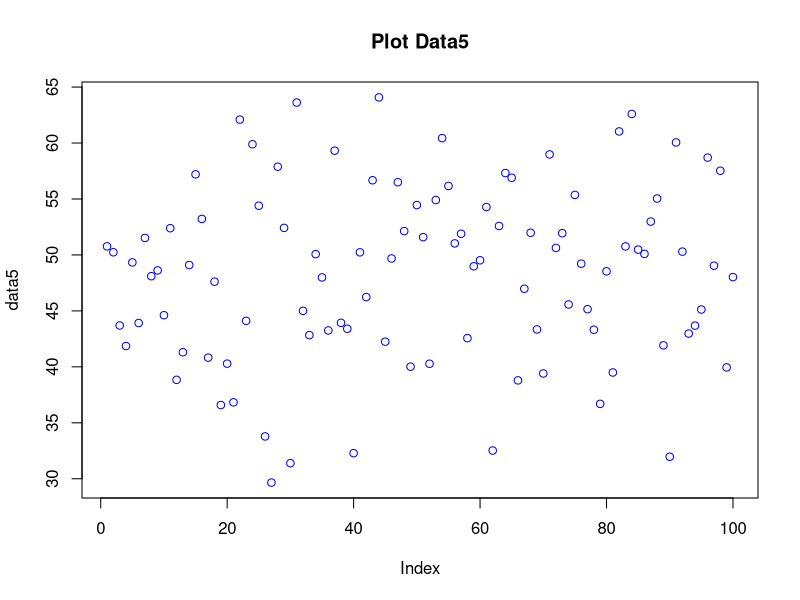
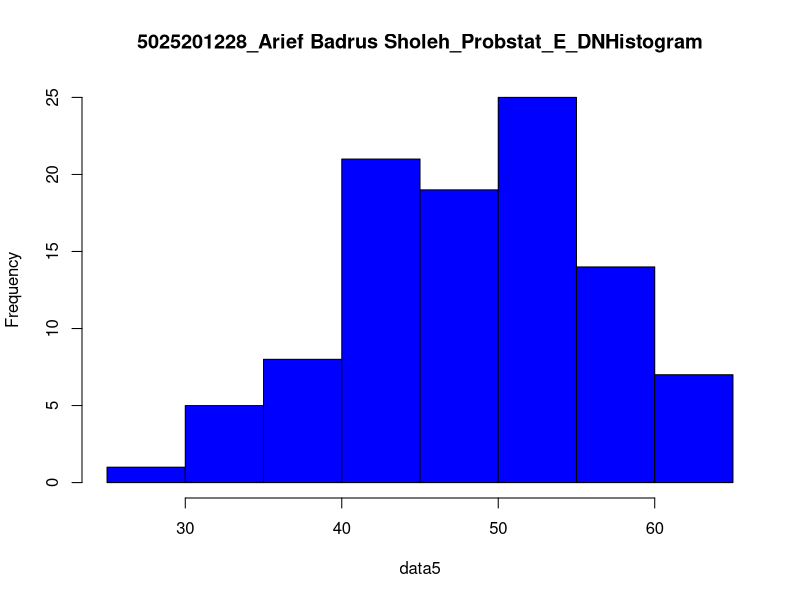

Write R code to recreate these figures, in order.
#  =================== 6 ====================
n = 100
mean = 50
sd = 8

## a
data5 = rnorm(n, mean, sd) ;data5

mean(data5)
X1 = 49
X2 = 50

Z2 = (50-mean(data5))/sd(data5) ;Z2
Z1 = 1-((49-mean(data5))/sd(data5)) ;Z1
Z = Z1 +Z2 ;Z

plot(data5, main = "Plot Data5", col = "blue", pch = 1)

## b
hist(data5, main = "5025201228_Arief Badrus Sholeh_Probstat_E_DNHistogram", breaks = 5, col = "blue")

## c
var(data5)